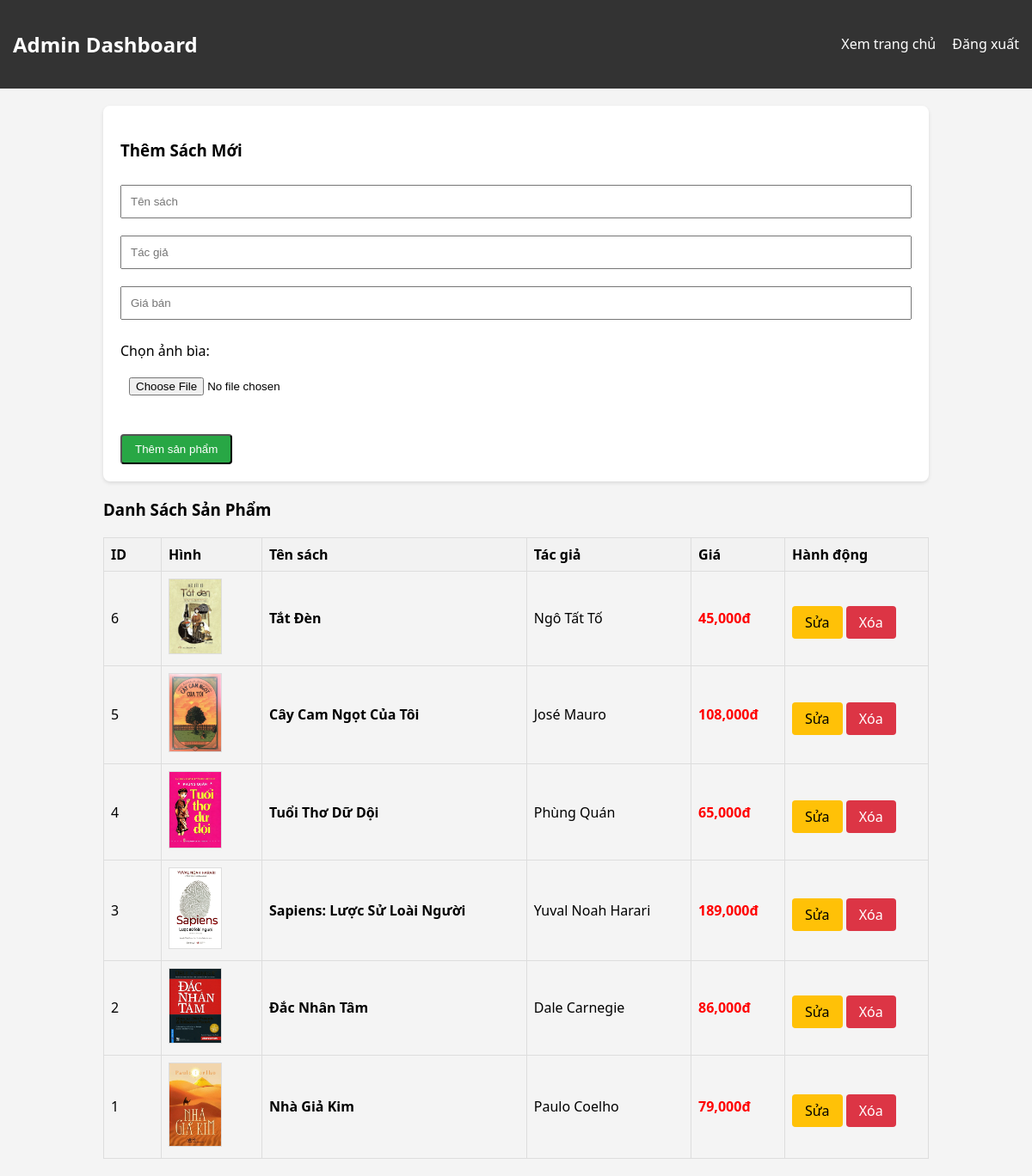
/admin.php (signed in), run on the app's committed database.
### tables this page shows
CREATE TABLE `products` (
  `id` int(11) NOT NULL,
  `title` varchar(255) NOT NULL,
  `author` varchar(100) DEFAULT NULL,
  `price` decimal(10,0) DEFAULT NULL,
  `old_price` decimal(10,0) DEFAULT NULL,
  `discount_percent` int(11) DEFAULT NULL,
  `image` varchar(255) DEFAULT NULL,
  `category` varchar(100) DEFAULT NULL,
  `publisher` varchar(100) DEFAULT NULL
);

### admin.php (the view, shortened to what this page needs)
<?php
include 'config.php';
$products = mysqli_query($conn, "SELECT * FROM products ORDER BY id DESC");
?>
<!DOCTYPE html>
<html>
<head>
    <link rel="stylesheet" href="style.css">
</head>
<body>
    <nav>
        <div class="logo"><h2>Admin Dashboard</h2></div>
        <div>
            <a href="index.php" target="_blank">Xem trang chủ</a>
            <a href="login.php?logout=true">Đăng xuất</a>
        </div>
    </nav>
    <div class="container">
        <div style="background: #fff; padding: 20px; margin-bottom: 20px; border-radius: 8px; box-shadow: 0 2px 4px rgba(0,0,0,0.1);">
            <h3>Thêm Sách Mới</h3>
            <form method="POST" enctype="multipart/form-data">
                <input type="text" name="title" placeholder="Tên sách" required>
                <input type="text" name="author" placeholder="Tác giả" required>
                <input type="number" name="price" placeholder="Giá bán" required>
                <div style="margin: 15px 0;">
                    <label>Chọn ảnh bìa:</label>
                    <input type="file" name="fileUpload" accept="image/*" required>
                </div>
                <button type="submit" name="add_product" class="btn">Thêm sản phẩm</button>
            </form>
        </div>
        <h3>Danh Sách Sản Phẩm</h3>
        <table>
            <thead>
                <tr>
                    <th style="width: 50px;">ID</th>
                    <th style="width: 100px;">Hình</th>
                    <th>Tên sách</th>
                    <th>Tác giả</th>
                    <th>Giá</th>
                    <th style="width: 150px;">Hành động</th>
                </tr>
            </thead>
            <tbody>
                <?php while($row = mysqli_fetch_assoc($products)): ?>
                <tr>
                    <td><?php echo $row['id']; ?></td>
                    <td>
                        <img src="images/<?php echo $row['image']; ?>" width="60" style="object-fit: cover; border: 1px solid #ddd;">
                    </td>
                    <td><strong><?php echo $row['title']; ?></strong></td>
                    <td><?php echo $row['author']; ?></td>
                    <td style="color: red; font-weight: bold;"><?php echo number_format($row['price']); ?>đ</td>
                    <td>
                        <a href="product_edit.php?id=<?php echo $row['id']; ?>" class="btn btn-warning">Sửa</a>
                        <a href="admin.php?delete=<?php echo $row['id']; ?>" class="btn btn-danger" onclick="return confirm('Bạn có chắc muốn xóa cuốn sách này không?')">Xóa</a>
                    </td>
                </tr>
                <?php endwhile; ?>
            </tbody>
        </table>
    </div>
</body>
</html>

### style.css (style rules this page uses)
body { font-family: 'Segoe UI', sans-serif; background-color: #f4f4f4; margin: 0; }
.container { width: 80%; margin: 0 auto; padding: 20px; }
nav { background: #333; color: #fff; padding: 15px; display: flex; justify-content: space-between; align-items: center; }
nav a { color: #fff; text-decoration: none; margin-left: 15px; }
.btn { display: inline-block; background: #28a745; color: white; padding: 8px 15px; text-decoration: none; border-radius: 4px; margin-top: 10px; }
.btn-danger { background: #dc3545; }
.btn-warning { background: #ffc107; color: #000; }
input[type="text"], input[type="password"], input[type="email"], input[type="number"], input[type="file"] { width: 100%; padding: 10px; margin: 10px 0; box-sizing: border-box; }
table { width: 100%; border-collapse: collapse; margin-top: 20px; }
th, td { border: 1px solid #ddd; padding: 8px; text-align: left; }
th { background-color: #f2f2f2; }

### data on the page
products: id "6", image (picture), title "Tắt Đèn", author "Ngô Tất Tố", price "45,000"
products: id "5", image (picture), title "Cây Cam Ngọt Của Tôi", author "José Mauro", price "108,000"
products: id "4", image (picture), title "Tuổi Thơ Dữ Dội", author "Phùng Quán", price "65,000"
products: id "3", image (picture), title "Sapiens: Lược Sử Loài Người", author "Yuval Noah Harari", price "189,000"
products: id "2", image (picture), title "Đắc Nhân Tâm", author "Dale Carnegie", price "86,000"
products: id "1", image (picture), title "Nhà Giả Kim", author "Paulo Coelho", price "79,000"
